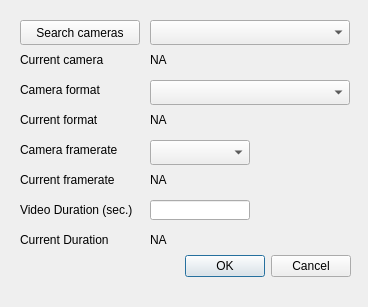
<?xml version="1.0" encoding="UTF-8"?>
<ui version="4.0">
 <class>camerasetupdialog</class>
 <widget class="QDialog" name="camerasetupdialog">
  <property name="geometry">
   <rect>
    <x>0</x>
    <y>0</y>
    <width>368</width>
    <height>307</height>
   </rect>
  </property>
  <property name="windowTitle">
   <string>Dialog</string>
  </property>
  <widget class="QDialogButtonBox" name="buttonBox">
   <property name="geometry">
    <rect>
     <x>10</x>
     <y>250</y>
     <width>341</width>
     <height>32</height>
    </rect>
   </property>
   <property name="orientation">
    <enum>Qt::Horizontal</enum>
   </property>
   <property name="standardButtons">
    <set>QDialogButtonBox::Cancel|QDialogButtonBox::Ok</set>
   </property>
  </widget>
  <widget class="QPushButton" name="searchButton">
   <property name="geometry">
    <rect>
     <x>20</x>
     <y>20</y>
     <width>120</width>
     <height>25</height>
    </rect>
   </property>
   <property name="text">
    <string>Search cameras</string>
   </property>
  </widget>
  <widget class="QComboBox" name="cameraList">
   <property name="geometry">
    <rect>
     <x>150</x>
     <y>20</y>
     <width>200</width>
     <height>25</height>
    </rect>
   </property>
  </widget>
  <widget class="QLabel" name="label">
   <property name="geometry">
    <rect>
     <x>20</x>
     <y>140</y>
     <width>130</width>
     <height>20</height>
    </rect>
   </property>
   <property name="text">
    <string>Camera framerate</string>
   </property>
  </widget>
  <widget class="QComboBox" name="fpsList">
   <property name="geometry">
    <rect>
     <x>150</x>
     <y>140</y>
     <width>100</width>
     <height>25</height>
    </rect>
   </property>
  </widget>
  <widget class="QComboBox" name="formatList">
   <property name="geometry">
    <rect>
     <x>150</x>
     <y>80</y>
     <width>200</width>
     <height>25</height>
    </rect>
   </property>
  </widget>
  <widget class="QLabel" name="label_2">
   <property name="geometry">
    <rect>
     <x>20</x>
     <y>80</y>
     <width>130</width>
     <height>20</height>
    </rect>
   </property>
   <property name="text">
    <string>Camera format</string>
   </property>
  </widget>
  <widget class="QLabel" name="label_3">
   <property name="geometry">
    <rect>
     <x>20</x>
     <y>50</y>
     <width>130</width>
     <height>20</height>
    </rect>
   </property>
   <property name="text">
    <string>Current camera</string>
   </property>
  </widget>
  <widget class="QLabel" name="cameraLabel">
   <property name="geometry">
    <rect>
     <x>150</x>
     <y>50</y>
     <width>130</width>
     <height>20</height>
    </rect>
   </property>
   <property name="text">
    <string>NA</string>
   </property>
  </widget>
  <widget class="QLabel" name="label_4">
   <property name="geometry">
    <rect>
     <x>20</x>
     <y>110</y>
     <width>130</width>
     <height>20</height>
    </rect>
   </property>
   <property name="text">
    <string>Current format</string>
   </property>
  </widget>
  <widget class="QLabel" name="formatLabel">
   <property name="geometry">
    <rect>
     <x>150</x>
     <y>110</y>
     <width>130</width>
     <height>20</height>
    </rect>
   </property>
   <property name="text">
    <string>NA</string>
   </property>
  </widget>
  <widget class="QLabel" name="label_5">
   <property name="geometry">
    <rect>
     <x>20</x>
     <y>170</y>
     <width>130</width>
     <height>20</height>
    </rect>
   </property>
   <property name="text">
    <string>Current framerate</string>
   </property>
  </widget>
  <widget class="QLabel" name="fpsLabel">
   <property name="geometry">
    <rect>
     <x>150</x>
     <y>170</y>
     <width>130</width>
     <height>20</height>
    </rect>
   </property>
   <property name="text">
    <string>NA</string>
   </property>
  </widget>
  <widget class="QLabel" name="label_6">
   <property name="geometry">
    <rect>
     <x>20</x>
     <y>200</y>
     <width>130</width>
     <height>20</height>
    </rect>
   </property>
   <property name="text">
    <string>Video Duration (sec.)</string>
   </property>
  </widget>
  <widget class="QLineEdit" name="lineEdit">
   <property name="geometry">
    <rect>
     <x>150</x>
     <y>200</y>
     <width>100</width>
     <height>20</height>
    </rect>
   </property>
  </widget>
  <widget class="QLabel" name="label_7">
   <property name="geometry">
    <rect>
     <x>20</x>
     <y>230</y>
     <width>130</width>
     <height>20</height>
    </rect>
   </property>
   <property name="text">
    <string>Current Duration</string>
   </property>
  </widget>
  <widget class="QLabel" name="timeLabel">
   <property name="geometry">
    <rect>
     <x>150</x>
     <y>230</y>
     <width>130</width>
     <height>20</height>
    </rect>
   </property>
   <property name="text">
    <string>NA</string>
   </property>
  </widget>
 </widget>
 <resources/>
 <connections>
  <connection>
   <sender>buttonBox</sender>
   <signal>accepted()</signal>
   <receiver>camerasetupdialog</receiver>
   <slot>accept()</slot>
   <hints>
    <hint type="sourcelabel">
     <x>248</x>
     <y>254</y>
    </hint>
    <hint type="destinationlabel">
     <x>157</x>
     <y>274</y>
    </hint>
   </hints>
  </connection>
  <connection>
   <sender>buttonBox</sender>
   <signal>rejected()</signal>
   <receiver>camerasetupdialog</receiver>
   <slot>reject()</slot>
   <hints>
    <hint type="sourcelabel">
     <x>316</x>
     <y>260</y>
    </hint>
    <hint type="destinationlabel">
     <x>286</x>
     <y>274</y>
    </hint>
   </hints>
  </connection>
 </connections>
</ui>
